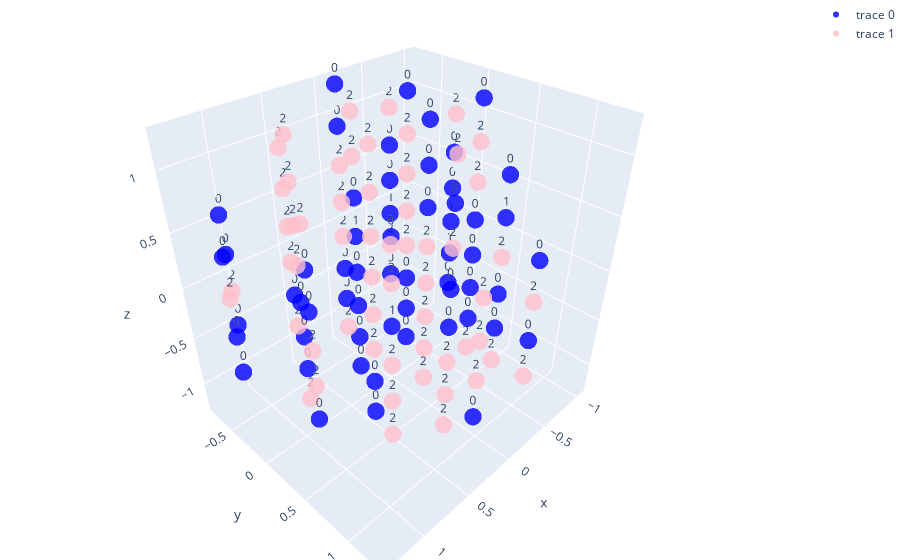

Here is the notebook cell this chart was saved with:
### Code cell
import plotly.graph_objects as go

points = y_points

def plot_3d_points_with_plotly(points):
    # Separate points based on their type (A or B)
    points_A = [point for point in points if point[0] == 'Yb']
    points_B = [point for point in points if point[0] == 'Tm']

    # Extract coordinates and values for points of type A

    x_A = [point[1][0] for point in points_A]
    y_A = [point[1][1] for point in points_A]
    z_A = [point[1][2] for point in points_A]

    values_A = [point[2] for point in points_A]

    # Extract coordinates and values for points of type B
    x_B = [point[1][0] for point in points_B]
    y_B = [point[1][1] for point in points_B]
    z_B = [point[1][2] for point in points_B]
    values_B = [point[2] for point in points_B]

    # Create 3D scatter plots
    trace_A = go.Scatter3d(x=x_A, y=y_A, z=z_A, mode='markers+text',
                           marker=dict(size=6, color='blue', opacity=0.8),
                           text=values_A, textposition='top center')

    trace_B = go.Scatter3d(x=x_B, y=y_B, z=z_B, mode='markers+text',
                           marker=dict(size=6, color='pink', opacity=0.8),
                           text=values_B, textposition='top center')

    # Combine plots and set layout
    data = [trace_A, trace_B]
    layout = go.Layout(margin=dict(l=0, r=0, b=0, t=0))
    fig = go.Figure(data=data, layout=layout)

    # Display the figure
    fig.show()
points = [(point[0], to_euclidean(point[1]), point[2]) for point in points]
plot_3d_points_with_plotly(points)

### Figure 1 — Plotly figure (JSON) as saved in the notebook; plotly's stock layout.template omitted (floating-point values rounded to 4 significant figures)
{"data": [{"marker": {"color": "blue", "opacity": 0.8, "size": 6}, "mode": "markers+text", "text": ["0", "1", "1", "0", "0", "0", "0", "0", "0", "0", "0", "0", "1", "0", "0", "0", "0", "1", "0", "0", "0", "0", "0", "0", "0", "0", "0", "0", "0", "0", "0", "0", "0", "0", "0", "0", "0", "0", "0", "1", "0", "0", "0", "1", "0", "0", "0", "0", "0", "0", "0", "0", "0", "0", "0", "0", "0", "0"], "textposition": "top center", "type": "scatter3d", "x": [-1.043, -1.043, -1.043, -1.043, -1.043, -0.745, -0.745, -0.745, -0.745, -0.745, -0.447, -0.447, -0.447, -0.447, -0.149, -0.149, -0.745, -0.745, -0.745, -0.745, -0.447, -0.447, -0.447, -0.447, -0.149, -0.149, -0.149, 0.149, 0.149, 0.149, 0.447, -0.149, -0.149, -0.149, -0.149, 0.149, 0.149, 0.149, 0.149, 0.149, 0.149, 0.447, 0.447, 0.745, 0.745, 0.447, 0.745, 0.745, 0.745, 1.043, 1.043, 1.043, 1.043, 1.043, 1.043, 1.341, 1.341, 1.341], "y": [-0.2581, -0.2581, -0.2581, -0.2581, -0.2581, 0.2581, 0.2581, 0.2581, 0.2581, 0.2581, 0.7742, 0.7742, 0.7742, 0.7742, 1.29, 1.29, -0.7742, -0.7742, -0.7742, -0.7742, -0.2581, -0.2581, -0.2581, -0.2581, 0.2581, 0.2581, 0.2581, 0.7742, 0.7742, 0.7742, 1.29, -0.7742, -0.7742, -0.7742, -0.7742, -0.2581, -0.2581, -0.2581, -0.2581, -0.2581, -0.2581, 0.2581, 0.2581, 0.7742, 0.7742, -0.7742, -0.2581, -0.2581, -0.2581, 0.2581, 0.2581, 0.2581, -0.7742, -0.7742, -0.7742, -0.2581, -0.2581, -0.2581], "z": [-0.8825, -0.5295, -0.1765, 0.1765, 0.5295, -0.8825, -0.5295, -0.1765, 0.1765, 1.236, -0.5295, -0.1765, 0.5295, 0.8825, -0.1765, 0.5295, -0.8825, -0.1765, 0.1765, 0.5295, -1.236, -0.8825, -0.5295, 1.236, 0.5295, 0.8825, 1.236, -0.1765, 0.1765, 0.8825, -0.5295, -0.8825, -0.5295, 0.8825, 1.236, -1.236, -0.8825, -0.5295, -0.1765, 0.1765, 0.5295, -1.236, -0.8825, 0.1765, 0.8825, -0.5295, -0.8825, -0.5295, -0.1765, -0.8825, 0.1765, 0.5295, -0.5295, 0.1765, 0.5295, -0.5295, -0.1765, 0.5295]}, {"marker": {"color": "pink", "opacity": 0.8, "size": 6}, "mode": "markers+text", "text": ["2", "2", "2", "2", "2", "2", "2", "2", "2", "2", "2", "2", "2", "2", "2", "2", "2", "2", "2", "2", "2", "2", "2", "2", "2", "2", "2", "2", "2", "2", "2", "2", "2", "2", "2", "2", "2", "2", "2", "2", "2", "2", "2", "2", "2", "2", "2", "2", "2", "2", "2", "2", "2", "2", "2", "2", "2", "2"], "textposition": "top center", "type": "scatter3d", "x": [-1.043, -0.745, -0.745, -0.745, -0.447, -0.447, -0.149, -0.149, -0.745, -0.745, -0.447, -0.447, -0.447, -0.447, -0.149, -0.149, -0.149, -0.149, -0.149, 0.149, 0.149, 0.149, 0.149, 0.149, 0.447, 0.447, 0.447, -0.149, -0.149, -0.149, -0.149, 0.149, 0.149, 0.447, 0.447, 0.447, 0.447, 0.447, 0.447, 0.745, 0.745, 0.745, 0.745, 0.447, 0.447, 0.447, 0.447, 0.447, 0.745, 0.745, 0.745, 0.745, 0.745, 1.043, 1.043, 1.043, 1.043, 1.341], "y": [-0.2581, 0.2581, 0.2581, 0.2581, 0.7742, 0.7742, 1.29, 1.29, -0.7742, -0.7742, -0.2581, -0.2581, -0.2581, -0.2581, 0.2581, 0.2581, 0.2581, 0.2581, 0.2581, 0.7742, 0.7742, 0.7742, 0.7742, 0.7742, 1.29, 1.29, 1.29, -0.7742, -0.7742, -0.7742, -0.7742, -0.2581, -0.2581, 0.2581, 0.2581, 0.2581, 0.2581, 0.2581, 0.2581, 0.7742, 0.7742, 0.7742, 0.7742, -0.7742, -0.7742, -0.7742, -0.7742, -0.7742, -0.2581, -0.2581, -0.2581, -0.2581, -0.2581, 0.2581, 0.2581, 0.2581, -0.7742, -0.2581], "z": [0.8825, -1.236, 0.5295, 0.8825, -0.8825, 0.1765, -0.5295, 0.1765, -0.5295, 0.8825, -0.1765, 0.1765, 0.5295, 0.8825, -1.236, -0.8825, -0.5295, -0.1765, 0.1765, -1.236, -0.8825, -0.5295, 0.5295, 1.236, -0.1765, 0.1765, 0.5295, -1.236, -0.1765, 0.1765, 0.5295, 0.8825, 1.236, -0.5295, -0.1765, 0.1765, 0.5295, 0.8825, 1.236, -0.8825, -0.5295, -0.1765, 0.5295, -0.8825, -0.1765, 0.1765, 0.5295, 0.8825, -1.236, 0.1765, 0.5295, 0.8825, 1.236, -0.5295, -0.1765, 0.8825, -0.1765, 0.1765]}], "layout": {"margin": {"b": 0, "l": 0, "r": 0, "t": 0}}}
